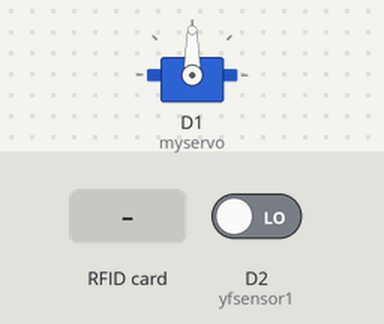
Recording of a sketch running on a simulated ESP8266 (NodeMCU). On the bench: servo. Inputs (shaded band) come from the test bench; at power-on: D2 (yfsensor1) LOW. WiFi joins after 1.5 s; servers stay silent unless stated; what the sketch prints to the serial monitor is not drawn.

Above: at 2.7 s.
2.8 s: RFID card 12 34 56 78 held to the reader
At 10.14 s:
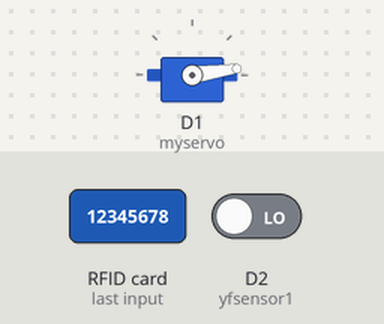
At 10.74 s:
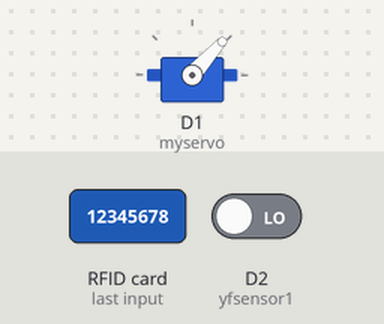
Timing chart, 0 to 12.3 s (numbered marks = the images above; inputs shaded):
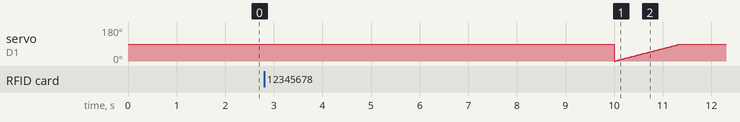

The sketch:

final1.ino
```cpp
#include <SPI.h>//include the SPI bus library
#include <MFRC522.h>//include the RFID reader library
#include <Servo.h>
#include <ESP8266WiFi.h>
#include <PubSubClient.h>

#define SS_PIN D8  //slave select pin
#define RST_PIN D3  //reset pin
#define  yfsensor1 D2

MFRC522 mfrc522(SS_PIN, RST_PIN);        // instatiate a MFRC522 reader object.
MFRC522::MIFARE_Key key;//create a MIFARE_Key struct named 'key', which will hold the card information
Servo myservo;

String datax;
int block=2;
byte blockcontent[16] = {"100"};
byte blockcontent1[16] = {"100"};
byte readbackblock[18];//This array is used for reading out a block. The MIFARE_Read method requires a buffer that is at least 18 bytes to hold the 16 bytes of a block.
byte read1;
String data2;

volatile int flowing_frequency;
float waterquantity_prhour;
unsigned long currentTime1;
unsigned long cloopTime1;
int duration;
int level;

const char* ssid = "GUEST";
const char* password = "12345678";
#define ORG "khp5vn"
#define DEVICE_TYPE "bruno2.0"
#define DEVICE_ID "01"
#define TOKEN "123456789"
//-------- Customise the above values --------

char server[] = ORG ".messaging.internetofthings.ibmcloud.com";
char topic[] = "iot-2/evt/Data/fmt/json";
char authMethod[] = "use-token-auth";
char token[] = TOKEN;
char clientId[] = "d:" ORG ":" DEVICE_TYPE ":" DEVICE_ID;

WiFiClient wifiClient;
PubSubClient client(server, 1883,wifiClient);

ICACHE_RAM_ATTR void rpm()
{
 flowing_frequency++;
}

void setup() {
  Serial.begin(9600);
  Serial.println();
 Serial.print("Connecting to ");
 Serial.print(ssid);
 WiFi.begin(ssid, password);
 while (WiFi.status() != WL_CONNECTED) {
 delay(500);
 Serial.print(".");
 }
 Serial.println("");
 Serial.print("WiFi connected, IP address: ");
 Serial.println(WiFi.localIP());

 SPI.begin();               // Init SPI bus
        mfrc522.PCD_Init();        // Init MFRC522 card (in case you wonder what PCD means: proximity coupling device)
        Serial.println("Scan a card");
        for (byte i = 0; i < 6; i++) {
                key.keyByte[i] = 0xFF;//keyByte is defined in the "MIFARE_Key" 'struct' definition in the .h file of the library
        }
        myservo.attach(D1);
        pinMode(yfsensor1,INPUT);

}

void loop() {

if ( ! mfrc522.PICC_IsNewCardPresent()) {//if PICC_IsNewCardPresent returns 1, a new card has been found and we continue
    return;//if it did not find a new card is returns a '0' and we return to the start of the loop
  }
  if ( ! mfrc522.PICC_ReadCardSerial()) {//if PICC_ReadCardSerial returns 1, the "uid" struct (see MFRC522.h lines 238-45)) contains the ID of the read card.
    return;//if it returns a '0' something went wrong and we return to the start of the loop
  }

   Serial.print(F("Card UID:"));
 dump_byte_array(mfrc522.uid.uidByte, mfrc522.uid.size);
  Serial.println();
          Serial.println("card detected and the details are");
         namedata();
         readBlock(block, readbackblock);//read the block back
         Serial.println("read block: ");
         for (int j=0 ; j<6 ; j++)//print the block contents
         {

          Serial.write (readbackblock[j]);
         }
         read1 = (((readbackblock[0]-'0')*100) + ((readbackblock[1]-'0')*10) +((readbackblock[2]-'0')*1));
         Serial.println("the available amount is");
         Serial.println(read1);
         Serial.println("\n**End Reading**\n");
           //writeBlock(block,blockcontent1);
         amountDeduction();
          mfrc522.PICC_HaltA();
         mfrc522.PCD_StopCrypto1();
         float r=read1;

 delay(5000);
 int pos;

  for (pos = 0; pos <= 90; pos += 1) { // goes from 0 degrees to 180 degrees
    // in steps of 1 degree
    myservo.write(pos);              // tell servo to go to position in variable 'pos'
    delay(15);                       // waits 15ms for the servo to reach the position
  }

   attachInterrupt(4, rpm, RISING); // Setup Interrupt m

   currentTime1 = millis();
   // Every second, calculate and print litres/hour
   if(currentTime1 >= (cloopTime1 + 1000))
   { Serial.println("yes");
      cloopTime1 = currentTime1;              // Updates cloopTime
      waterquantity_prhour = (flowing_frequency * 60 / 7.5); // (Pulse frequency x 60 min) / 7.5Q = flow rate in L/hour
      flowing_frequency = 0;                   // Reset Counter
      Serial.print(waterquantity_prhour);            // Print litres/hour
      Serial.println(" L/hour");
   }
float w=waterquantity_prhour;
delay(3000);
if(w>=300)
{
  for (pos = 90; pos >= 0; pos -= 1) { // goes from 180 degrees to 0 degrees
    myservo.write(pos);              // tell servo to go to position in variable 'pos'
    delay(15);                       // waits 15ms for the servo to reach the position
  }
}

PublishData(w,r);
delay(100);

}


void PublishData(float w, float r ){
 if (!!!client.connected()) {
 Serial.print("Reconnecting client to ");
 Serial.println(server);
 while (!!!client.connect(clientId, authMethod, token)) {
 Serial.print(".");
 delay(500);
 }
 Serial.println();
 }
  String payload = "{\"d\":{\"CARD ID\":";
  //payload += ;
  payload+="," "\"available balance\":";
  payload += r;
  payload+="," "\"litres per hour\":";
  payload += w;
  payload += "}}";
 Serial.print("Sending payload: ");
 Serial.println(payload);

 if (client.publish(topic, (char*) payload.c_str())) {
 Serial.println("Publish ok");
 } else {
 Serial.println("Publish failed");
 }
}

void amountDeduction()
{
         read1=read1-10;
         Serial.println("amount after detucting 10rs");
        data2=String(read1);
        data2.getBytes(blockcontent, 16);
        writeByteArray(blockcontent, 16);
         writeBlock(block,blockcontent);
         Serial.println("done updating the amount to card");
          delay(1000);
}
int writeBlock(int blockNumber, byte arrayAddress[])
{
  //this makes sure that we only write into data blocks. Every 4th block is a trailer block for the access/security info.
  int largestModulo4Number=blockNumber/4*4;
  int trailerBlock=largestModulo4Number+3;//determine trailer block for the sector
  if (blockNumber > 2 && (blockNumber+1)%4 == 0){Serial.print(blockNumber);Serial.println(" is a trailer block:");return 2;}//block number is a trailer block (modulo 4); quit and send error code 2
  Serial.print(blockNumber);
  Serial.println(" is a data block:");
  /*****************************************authentication of the desired block for access***********************************************************/
  byte status = mfrc522.PCD_Authenticate(MFRC522::PICC_CMD_MF_AUTH_KEY_A, trailerBlock, &key, &(mfrc522.uid));

  if (status != MFRC522::STATUS_OK) {
         Serial.print("PCD_Authenticate() failed: ");
               mfrc522.GetStatusCodeName((MFRC522::StatusCode)status);
          Serial.println( mfrc522.GetStatusCodeName((MFRC522::StatusCode)status));
         return 3;//return "3" as error message
  }

  /*****************************************writing the block***********************************************************/

  status = mfrc522.MIFARE_Write(blockNumber, arrayAddress, 16);//valueBlockA is the block number, MIFARE_Write(block number (0-15), byte array containing 16 values, number of bytes in block (=16))
  //status = mfrc522.MIFARE_Write(9, value1Block, 16);
  if (status != MFRC522::STATUS_OK) {
           Serial.print("MIFARE_Write() failed: ");
                     mfrc522.GetStatusCodeName((MFRC522::StatusCode)status);
          Serial.println( mfrc522.GetStatusCodeName((MFRC522::StatusCode)status));
           return 4;//return "4" as error message
  }
  Serial.println("block was written");
}

int readBlock(int blockNumber, byte arrayAddress[])
{
  int largestModulo4Number=blockNumber/4*4;
  int trailerBlock=largestModulo4Number+3;//determine trailer block for the sector

  /*****************************************authentication of the desired block for access***********************************************************/
  byte status = mfrc522.PCD_Authenticate(MFRC522::PICC_CMD_MF_AUTH_KEY_A, trailerBlock, &key, &(mfrc522.uid));

  if (status != MFRC522::STATUS_OK) {
         Serial.print("PCD_Authenticate() failed (read): ");
                   mfrc522.GetStatusCodeName((MFRC522::StatusCode)status);
          Serial.println( mfrc522.GetStatusCodeName((MFRC522::StatusCode)status));
         return 3;//return "3" as error message
  }

  byte buffersize = 18;//we need to define a variable with the read buffer size, since the MIFARE_Read method below needs a pointer to the variable that contains the size...
  status = mfrc522.MIFARE_Read(blockNumber, arrayAddress, &buffersize);//&buffersize is a pointer to the buffersize variable; MIFARE_Read requires a pointer instead of just a number
  if (status != MFRC522::STATUS_OK) {
          Serial.print("MIFARE_read() failed: ");
          mfrc522.GetStatusCodeName((MFRC522::StatusCode)status);
          Serial.println( mfrc522.GetStatusCodeName((MFRC522::StatusCode)status));
          return 4;//return "4" as error message
  }
  Serial.println("block was read");
}

void namedata(){
    // Prepare key - all keys are set to FFFFFFFFFFFFh at chip delivery from the factory.
  MFRC522::MIFARE_Key key;
  for (byte i = 0; i < 6; i++) key.keyByte[i] = 0xFF;
  //some variables we need
  byte block;
  byte len;
  MFRC522::StatusCode status;
  Serial.println(F("**Card Detected:**"));
  mfrc522.PICC_DumpDetailsToSerial(&(mfrc522.uid)); //dump some details about the card
  Serial.print(F("Name: "));
  byte buffer1[18];
  block = 4;
  len = 18;
  //------------------------------------------- GET FIRST NAME
  status = mfrc522.PCD_Authenticate(MFRC522::PICC_CMD_MF_AUTH_KEY_A, 4, &key, &(mfrc522.uid)); //line 834 of MFRC522.cpp file
  if (status != MFRC522::STATUS_OK) {
    // Serial.print(F("Authentication failed: "));
    //Serial.println(mfrc522.GetStatusCodeName(status));
    return;
  }
  status = mfrc522.MIFARE_Read(block, buffer1, &len);
  if (status != MFRC522::STATUS_OK) {
    //Serial.print(F("Reading failed: "));
   // Serial.println(mfrc522.GetStatusCodeName(status));
    return;
  }
  //PRINT FIRST NAME
  for (uint8_t i = 0; i < 16; i++)
  {
    if (buffer1[i] != 32)
    {
      Serial.write(buffer1[i]);
    }
  }
  Serial.print(" ");
  delay(1000); //change value if you want to read cards faster
}

void writeByteArray(byte array[], int arrlength)
{
  for (int j = 0 ; j < arrlength ; j++) //print the block contents
  {
    blockcontent[j]=array[j];
    Serial.write (array[j]);//Serial.write() transmits the ASCII numbers as human readable characters to serial monitor
  }
  Serial.println("");
}
void dump_byte_array(byte *buffer, byte bufferSize) {
  for (byte i = 0; i < bufferSize; i++) {
    Serial.print(buffer[i] < 0x10 ? " 0" : " ");
    Serial.print(buffer[i], HEX);
  }
}
```
